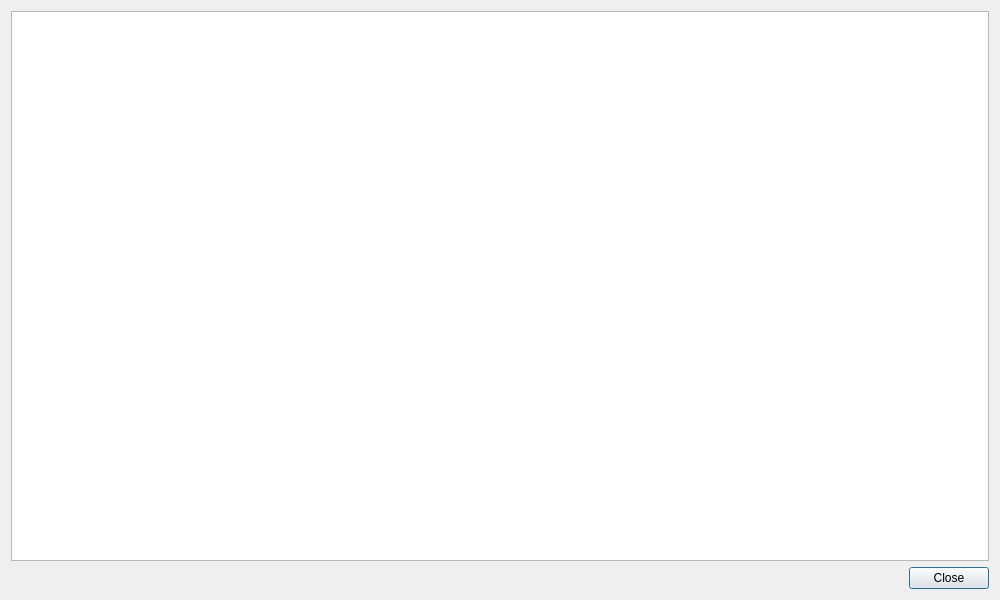
<?xml version="1.0" encoding="UTF-8"?>
<ui version="4.0">
 <class>WelcomeDialog</class>
 <widget class="QDialog" name="WelcomeDialog">
  <property name="geometry">
   <rect>
    <x>0</x>
    <y>0</y>
    <width>1000</width>
    <height>600</height>
   </rect>
  </property>
  <property name="windowTitle">
   <string>Welcome</string>
  </property>
  <layout class="QVBoxLayout" name="verticalLayout_2">
   <item>
    <layout class="QVBoxLayout" name="verticalLayout">
     <item>
      <layout class="QHBoxLayout" name="horizontalLayout">
       <item>
        <widget class="QTextEdit" name="textEdit">
         <property name="readOnly">
          <bool>true</bool>
         </property>
         <property name="markdown">
          <string/>
         </property>
         <property name="html">
          <string>&lt;!DOCTYPE HTML PUBLIC &quot;-//W3C//DTD HTML 4.0//EN&quot; &quot;http://www.w3.org/TR/REC-html40/strict.dtd&quot;&gt;
&lt;html&gt;&lt;head&gt;&lt;meta name=&quot;qrichtext&quot; content=&quot;1&quot; /&gt;&lt;meta charset=&quot;utf-8&quot; /&gt;&lt;style type=&quot;text/css&quot;&gt;
p, li { white-space: pre-wrap; }
hr { height: 1px; border-width: 0; }
li.unchecked::marker { content: &quot;\2610&quot;; }
li.checked::marker { content: &quot;\2612&quot;; }
&lt;/style&gt;&lt;/head&gt;&lt;body style=&quot; font-family:'Ubuntu'; font-size:14pt; font-weight:400; font-style:normal;&quot;&gt;
&lt;p style=&quot;-qt-paragraph-type:empty; margin-top:0px; margin-bottom:0px; margin-left:0px; margin-right:0px; -qt-block-indent:0; text-indent:0px;&quot;&gt;&lt;br /&gt;&lt;/p&gt;&lt;/body&gt;&lt;/html&gt;</string>
         </property>
        </widget>
       </item>
      </layout>
     </item>
     <item>
      <layout class="QHBoxLayout" name="horizontalLayout_2">
       <item>
        <spacer name="horizontalSpacer">
         <property name="orientation">
          <enum>Qt::Orientation::Horizontal</enum>
         </property>
         <property name="sizeHint" stdset="0">
          <size>
           <width>40</width>
           <height>20</height>
          </size>
         </property>
        </spacer>
       </item>
       <item>
        <widget class="QPushButton" name="pushButton">
         <property name="text">
          <string>Close</string>
         </property>
        </widget>
       </item>
      </layout>
     </item>
    </layout>
   </item>
  </layout>
 </widget>
 <resources/>
 <connections/>
</ui>
